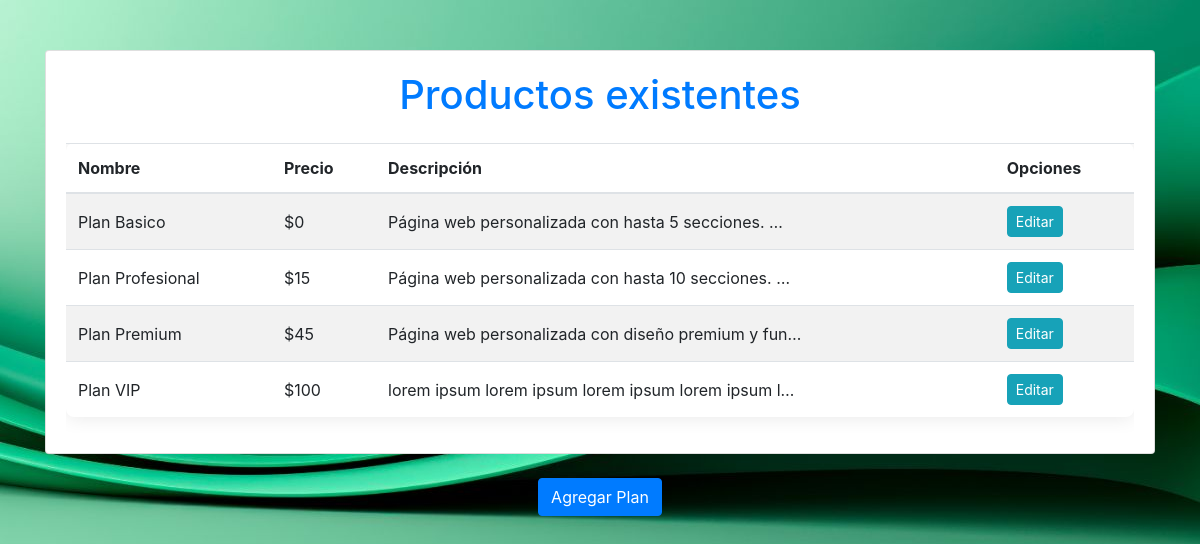
The app's page /administracion with its own data.
### plantillas/models.py (models this page shows, shortened)
class Producto(models.Model):
    nombre = models.CharField(max_length=30)
    precio = models.IntegerField()
    descripcion = models.TextField()
    imagen=models.ImageField(upload_to="plan", null=True)

### plantillas/views.py (the view)
# urls.py: path('administracion', administracion, name="administracion")
def administracion(request):
    productos=Producto.objects.all()
    return render (request,'administracion.html', {'productos':productos})

### plantillas/templates/administracion.html (shortened to what this page needs)
{% load static %}
<!DOCTYPE html>
<html lang="es">
<head>
    <link href="https://stackpath.bootstrapcdn.com/bootstrap/4.5.2/css/bootstrap.min.css" rel="stylesheet">
</head>
<body>
    <div class="container">
        <div class="card">
            <div class="card-body">
                <h2 class="card-title text-center mb-4">Productos existentes</h2>
                <div class="table-responsive">
                    <table class="table table-striped table-hover">
                        <thead>
                            <tr>
                                <th>Nombre</th>
                                <th>Precio</th>
                                <th>Descripción</th>
                                <th>Opciones</th>
                            </tr>
                        </thead>
                        <tbody>
                            {% for producto in productos %}
                            <tr>
                                <td>{{ producto.nombre }}</td>
                                <td>${{ producto.precio }}</td>
                                <td>{{ producto.descripcion|truncatechars:50 }}</td>
                                <td>
                                    <div class="btn-group" role="group">
                                        <a href="{% url 'modificar_producto' producto.id %}" class="btn btn-info btn-sm">Editar</a>
                                    </div>
                                </td>
                            </tr>
                            {% empty %}
                            <tr>
                                <td colspan="4" class="text-center">No hay productos disponibles.</td>
                            </tr>
                            {% endfor %}
                        </tbody>
                    </table>
                </div>
            </div>
        </div>
        <div class="text-center mt-4">
            <a href="{% url 'agregar_producto' %}" class="btn btn-primary">Agregar Plan</a>
        </div>
    </div>
</body>
</html>

### records on screen
Producto: nombre "Plan Basico", precio "0", descripcion "Página web personalizada con hasta 5 secciones. …"
Producto: nombre "Plan Profesional", precio "15", descripcion "Página web personalizada con hasta 10 secciones. …"
Producto: nombre "Plan Premium", precio "45", descripcion "Página web personalizada con diseño premium y fun…"
Producto: nombre "Plan VIP", precio "100", descripcion "lorem ipsum lorem ipsum lorem ipsum lorem ipsum l…"
